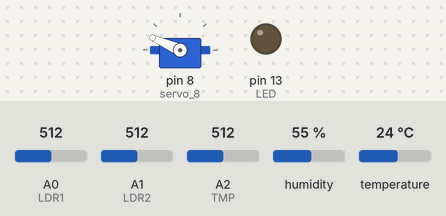
Bench run of a sketch on a simulated Arduino Uno, built with avr-gcc and run on an emulated ATmega328P. On the bench: servo, output pins drawn as LEDs (lit = HIGH). The test bench sets the inputs (shaded band); at power-on: A1 (LDR2) = 512, A0 (LDR1) = 512, A2 (TMP) = 512, humidity 55 %, temperature 24 °C.

Above: at 1.2 s.
1.3 s: A1 (LDR2) set to 716
At 6.2 s:
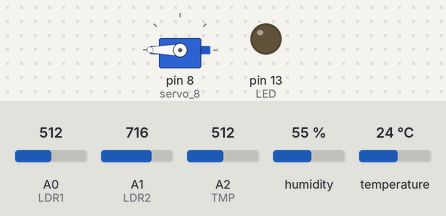
6.5 s: A0 (LDR1) set to 30
At 10.9 s:
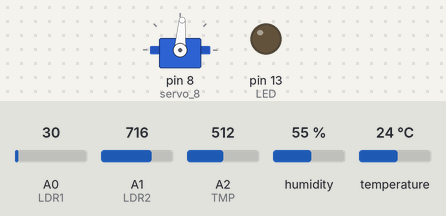
11.5 s: A1 (LDR2) set to 306
At 15.6 s:
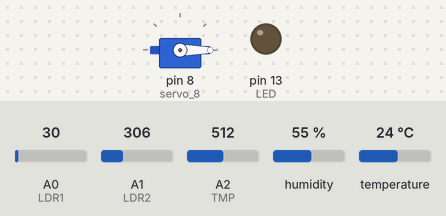
16.5 s: A0 (LDR1) set to 306
At 21.3 s:
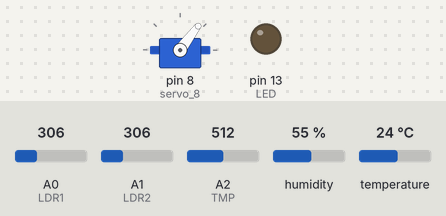
21.6 s: A0 (LDR1) set to 321
At 26.2 s:
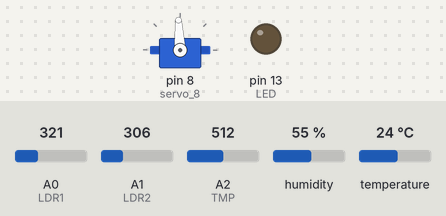
26.6 s: A1 (LDR2) set to 30
At 30.9 s:
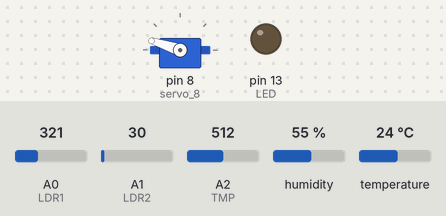
Timing chart, 0 to 32.4 s (numbered marks = the images above; inputs shaded):
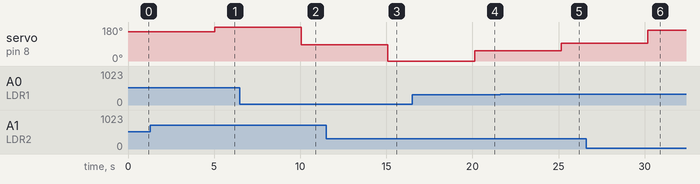

Measured:
- the behaviour switches between 306 and 307 on A0 (LDR1) (found by bisection; images 4 and 5)
- after the input at 1.3 s, servo on pin 8 (servo_8): 156° → 180° after 3.7 s
- after the input at 6.5 s, servo on pin 8 (servo_8): 180° → 86° after 3.6 s
- after the input at 11.5 s, servo on pin 8 (servo_8): 86° → 0° after 3.6 s
- after the input at 16.5 s, servo on pin 8 (servo_8): 0° → 53° after 3.6 s
- after the input at 21.6 s, servo on pin 8 (servo_8): 53° → 93° after 3.5 s
- after the input at 26.6 s, servo on pin 8 (servo_8): 93° → 162° after 3.6 s

The sketch:

Robotics_open_V4.1.ino
```cpp
#include <DHT.h>
#include <DHT_U.h>
#include <Servo.h>
int LDR1 = A0;
int LDR2 = A1;
int  TMP = A2;
int DHTs = 11;
int SMP = 12;
int LED = 13;
int tmpv;
int tmpc[100] = {};
long hum[100] = {};
long humn;
int i;
int x;
void setup() {
  // put your setup code here, to run once:

}

void loop() {
  // put your main code here, to run repeatedly:
  Servo servo_8;
  servo_8.attach(8, 500, 2500);
  pinMode(LDR1, INPUT);
  pinMode(LDR2, INPUT);
  pinMode(LED, OUTPUT);
  pinMode(DHTs, INPUT);
  pinMode(TMP, INPUT);
  if (analogRead(LDR1) > analogRead(LDR2)) {
    servo_8.write(((analogRead(LDR1) - analogRead(LDR2)) / 4 + 90));
  } else {
    servo_8.write(((analogRead(LDR2) + analogRead(LDR1)) / 4 - 100));
  }
  DHT dht(DHTs, 11);
  Servo myservo;

  long tim = millis();
  long timh = ((tim % 86400000) / 3600000);

  if (timh % 2 == 0) {
    tmpv = analogRead(TMP);
    tmpc[i] = map(tmpv, 0, 1023, -40, 125);
    humn = dht.readHumidity();
    hum[i] = humn;
  }
  if (Serial.available() > 0) {
    Serial.println("Data collected over");
    Serial.print(timh);
    Serial.print("hours");
    Serial.println("Humidity");
    while (x < sizeof(hum)) {
      Serial.println(hum[x]);
      delay(10);
      x = x + 1;
    }
    x = 0;
    Serial.println("Temperature");
    while (x < sizeof(tmpc)) {
      Serial.println(tmpc[x]);
      delay(10);
      x = x + 1;
    }
    Serial.println("over");
  }
  int i = i + 1;
  delay(5000);
}
```
